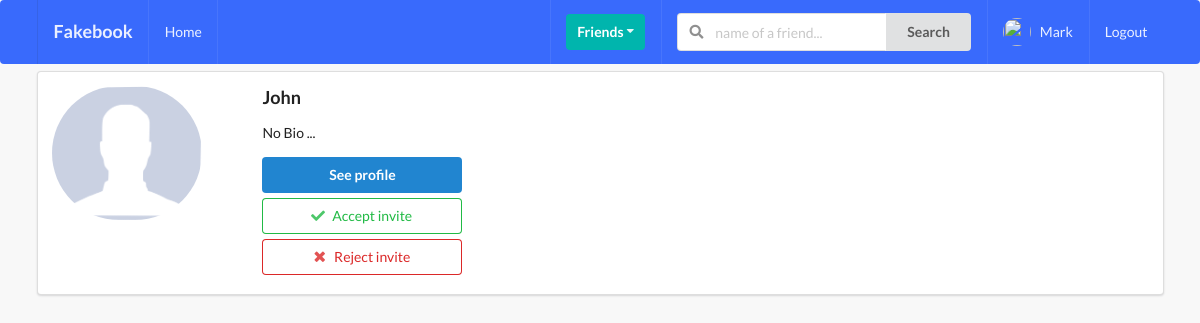
/profiles/my-invites/ (signed in), run on the app's committed database.
### profiles/models.py (models this page shows, shortened)
class Profile(models.Model):
    first_name = models.CharField(max_length=200, blank=True)
    last_name = models.CharField(max_length=200, blank=True)
    user = models.OneToOneField(User, on_delete=models.CASCADE)
    bio = models.TextField(default="No Bio ...", max_length=300)
    email = models.EmailField(max_length=200, blank=True)
    country = models.CharField(max_length=200, blank=True)
    avatar = models.ImageField(default='avatar.png', upload_to='avatars/')
    friends = models.ManyToManyField(User, blank=True, related_name='friends')
    slug = models.SlugField(unique=True, blank=True)
    updated = models.DateTimeField(auto_now=True)
    created = models.DateTimeField(auto_now_add=True)
    objects = ProfileManager()
    __initial_first_name = None
    __initial_last_name = None
    def __init__(self, *args, **kwargs):
        super().__init__(*args, **kwargs)
        self.__initial_first_name = self.first_name
        self.__initial_last_name = self.last_name

### profiles/views.py (the view)
# urls.py: path('my-invites/', invites_received_view, name='my-invites-view'),
@login_required
def invites_received_view(request):
    profile = Profile.objects.get(user=request.user)
    qs = Relationship.objects.invatation_received(profile)
    results = list(map(lambda x: x.sender, qs))
    is_empty = False
    if len(results) == 0:
        is_empty = True
    context = {
        'qs' : results,
        'is_empty' : is_empty,
    }
    return render(request, 'profiles/my_invites.html', context)

### profiles/context_processors.py (called while the page is built)
def profile_pic(request):
    if request.user.is_authenticated:
        profile_obj = Profile.objects.get(user=request.user)
        pic = profile_obj.avatar
        return {'picture' : pic}
    return {}

def invatations_received_no(request):
    if request.user.is_authenticated:
        profile_obj = Profile.objects.get(user=request.user)
        qs_count = Relationship.objects.invatation_received(profile_obj).count()
        return {'invites_num' : qs_count}
    return {}

### profiles/models.py (called while the page is built)
    def invatation_received(self, receiver):
        qs = Relationship.objects.filter(receiver=receiver, status='send')
        return qs

### profiles/templates/profiles/my_invites.html (shortened to what this page needs)
{% extends 'base.html' %}
{% block content %}
    {% for obj in qs %}
        <div class="ui segment">
            <div class="ui grid">
                <div class="row">
                    <div  class="three wide column">
                        <img class="ui small circular image" src="{{obj.avatar.url}}">
                    </div>
                    <div class="thirteen wide column">
                        <h3>{{obj.user}}</h3>
                        <p>{{obj.bio}}</p>
                        <a href="">
                            <button class="ui primary button w-big mb-5">See profile</button>
                        </a>
                        <form action="{% url 'profiles:accept-invite' %}" method="POST">
                            <button type="submit" class="ui positive basic button w-big mb-5">
                                <i class="check icon"></i>Accept invite
                            </button>
                        </form>
                        <form action="{% url 'profiles:reject-invite' %}" method="POST">
                            <button type="submit" class="ui negative basic button w-big mb-5">
                                <i class="close icon"></i>Reject invite
                            </button>
                        </form>
                    </div>
                </div>
            </div>
        </div>
    {% endfor %}
{% endblock content %}

### templates/main/navbar.html (shortened to what this page needs)
{% url 'home' as path_to_home %}
{% url 'posts:main-post-view' as path_to_posts %}
{% url 'profiles:my-profile-view' as path_to_my_profile %}
<div class="ui inverted menu nav mb-7">
    <div class="ui container">
        <a href="{{path_to_home}}" class="{% if request.path == path_to_home %} active {% endif %} item">
            <h3>Fakebook</h3>
        </a>
        {% if request.user.is_authenticated %}
        <a href="{{path_to_posts}}" class="{% if request.path == path_to_posts %} active {% endif %} item">
            Home
        </a>
        {% endif %}
        <div class="right menu">
            {% if request.user.is_authenticated %}
                <div class="item">
                    <div class="ui floating dropdown icon button teal"> Friends
                        <i class="dropdown icon"></i>
                    </div>
                </div>
                <div class="item">
                    <form action=" {% url 'profiles:search-profile-view' %} " method="GET">
                        <div class="ui action left icon input">
                            <input class="prompt" type="text" name='query' id="query" placeholder="name of a friend...">
                            <button type='submit' name="button" class="ui button">Search</button>
                        </div>
                    </form>
                </div>
                <a href="{{path_to_my_profile}}" class="{% if request.path == path_to_my_profile %} active {% endif %} item">
                <img src="{{picture.url}}" class="ui avatar image">&nbsp;
                    {{ request.user }}
                </a>
                <a href="{% url 'account_logout' %}" class="ui item">
                    Logout
                </a>
            {% else %}
            <a href="{% url 'account_login' %}" class="ui item">
                Login
            </a>
            {% endif %}
        </div>
    </div>
</div>

### static_project/style.css (style rules this page uses)
body { background: #f8f8f8 !important; }
.nav { border-radius: 0px; background-color: #396afc !important; }
.mb-7 { margin-bottom: 7px !important; }
.w-big { width: 200px !important; }
.mb-5 { margin-bottom: 5px !important; }

### data on the page
Profile: avatar (placeholder picture), user "John", bio "No Bio ..."

### other printed values
{{ request.user }} "Mark"
